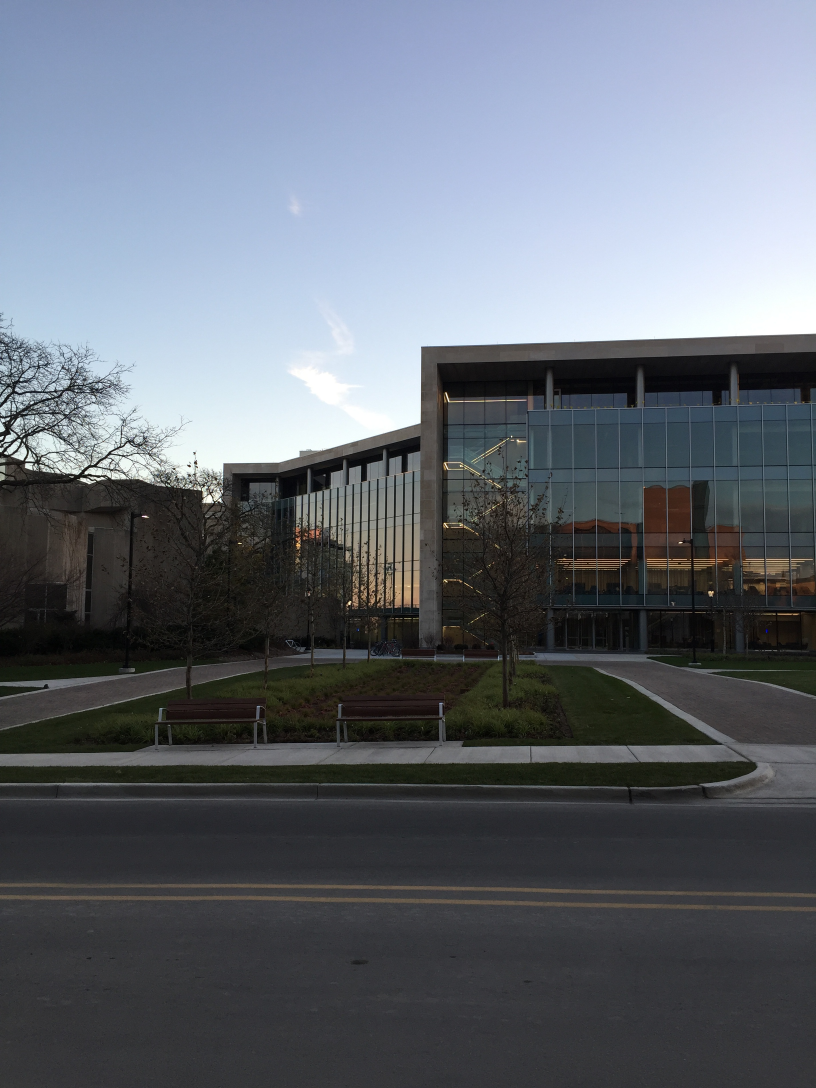
#> input picture images/q11.jpg, 2448 x 3264 px (shown at 1/3 size)
$ python Image_Stitching.py images/q11.jpg images/q22.jpg   (older library calls are emulated)
#> lines starting #> are read from the running program, lines starting #| are printed output that depends on the picture
### stitching/io.py
"""File handling for the CLI and callers that work with paths."""
import json
from pathlib import Path
from time import perf_counter

import cv2
import numpy as np

from .core import StitchingError, new_report, stitch


def read_image(path):
    path = Path(path)
    if not path.is_file():
        raise ValueError(f'Input image is not a file: {path}')
    image = cv2.imread(str(path))
    if image is None:
        raise ValueError(f'Cannot decode input image: {path}')
    return image


def prepare_output(path):
    path = Path(path)
    if path.exists() and not path.is_file():
        raise ValueError(f'Output path is not a file: {path}')
    if not cv2.haveImageWriter(str(path)):
        raise ValueError(f'Unsupported output image format: {path}')
    path.parent.mkdir(parents=True, exist_ok=True)
    return path


def to_uint8(image):
    return image if image.dtype == np.uint8 else cv2.add(image, 0, dtype=cv2.CV_8U)


# [5 lines left out: function encode_image, not called in this run]


def write_image(path, image):
    path = prepare_output(path)
    if not cv2.imwrite(str(path), to_uint8(image)):
        raise OSError(f'Could not write output image: {path}')


# [4 lines left out: function write_report, not called in this run]


def validate_paths(inputs, outputs):
    resolved_inputs = {Path(path).resolve() for path in inputs}
    resolved_outputs = [Path(path).resolve() for path in outputs if path is not None]
    if any(path in resolved_inputs for path in resolved_outputs):
        raise ValueError('Output paths must be different from the input images.')
    if len(set(resolved_outputs)) != len(resolved_outputs):
        raise ValueError('Panorama, matching image and report paths must be different.')
    for index, output in enumerate(resolved_outputs):
        if output.exists() and any(other.exists() and output.samefile(other)
                                   for other in resolved_outputs[index + 1:]):
            raise ValueError('Panorama, matching image and report paths must be different.')
    for output in resolved_outputs:
        if output.exists():
            if not output.is_file():
                raise ValueError(f'Output path is not a file: {output}')
            if any(path.exists() and output.samefile(path) for path in resolved_inputs):
                raise ValueError('Output paths must be different from the input images.')


def stitch_files(image1, image2, output='panorama.jpg', *,
                 matching_output='matching.jpg', report_output=None, config=None):
    # Validate collisions before writing anything, including failure reports.
    validate_paths([image1, image2], [output, matching_output, report_output])
    report = new_report(config)
    start = perf_counter()
    stage = 'input'
    read_seconds = 0.0
    try:
        read_start = perf_counter()
        img1, img2 = read_image(image1), read_image(image2)
#> in read_image, image is the input picture: shape (3264, 2448, 3); mean B, G, R 115.2, 106.2, 100.2
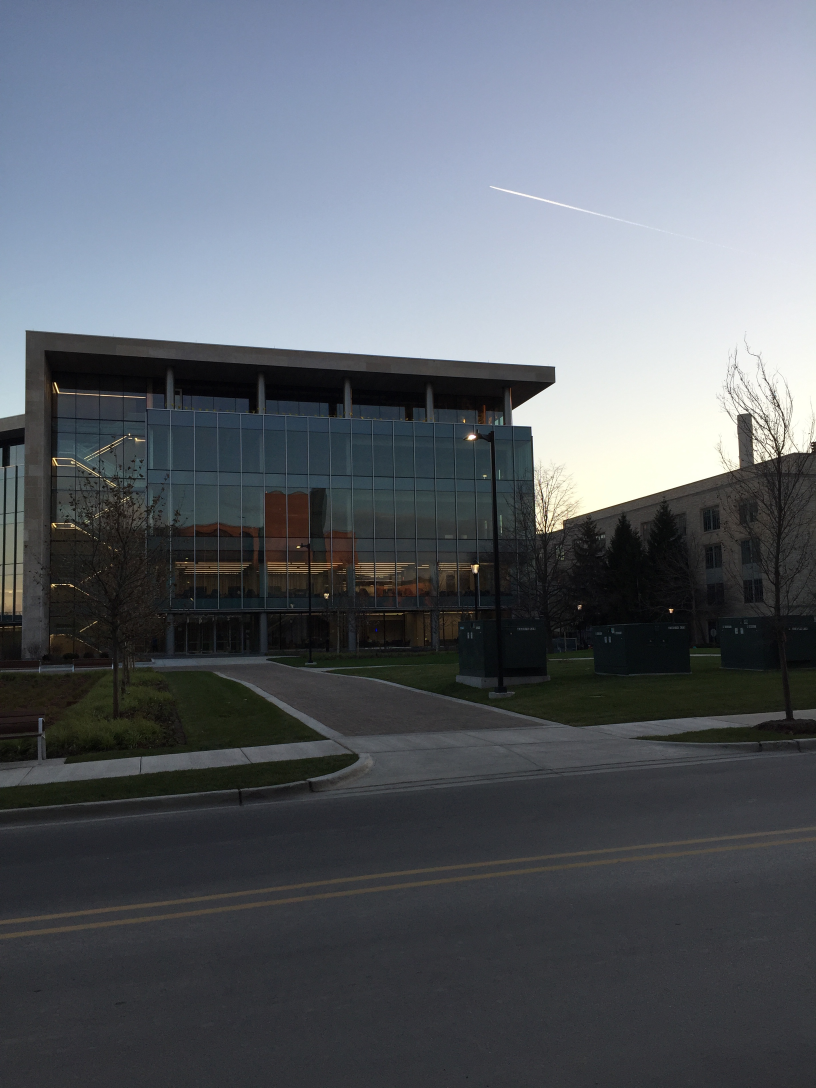
#> input picture images/q22.jpg, 2448 x 3264 px (shown at 1/3 size)
#> in read_image, image is the input picture: shape (3264, 2448, 3); mean B, G, R 105.8, 98.3, 92.9
        read_seconds = perf_counter() - read_start
        stage = 'output'
        prepare_output(output)
        if matching_output is not None:
            prepare_output(matching_output)
        stage = 'compute'
        result = stitch(img1, img2, config, include_matching=matching_output is not None)
        report = result.diagnostics
        stage = 'output'
        write_start = perf_counter()
        write_image(output, result.panorama)
        if matching_output is not None:
            write_image(matching_output, result.matching_image)
        report['timings_seconds']['write'] = perf_counter() - write_start
        return result
    except (ValueError, OSError, cv2.error) as exc:
        if isinstance(exc, StitchingError):
            report = exc.diagnostics
        else:
            report['status'] = 'error'
            report['error'] = {'code': 'file_error', 'stage': stage, 'message': str(exc)}
        raise
    finally:
        report['timings_seconds']['read'] = read_seconds
        report['timings_seconds']['file_pipeline_total'] = perf_counter() - start
        report['files'] = {
            'image1': str(image1), 'image2': str(image2), 'panorama': str(output),
            'matching': str(matching_output) if matching_output is not None else None,
        }
        if report_output is not None:
            write_report(report_output, report)


def main(argv1, argv2, output='panorama.jpg', *, matching_output='matching.jpg', report_output=None):
    stitch_files(argv1, argv2, output, matching_output=matching_output, report_output=report_output)
    return Path(output)

### stitching/core.py
"""The original SIFT / homography / weighted blending algorithm, with diagnostics."""
from contextlib import contextmanager
from dataclasses import asdict, dataclass
import platform
from time import perf_counter

import cv2
import numpy as np


@dataclass(frozen=True)
class StitchConfig:
    ratio: float = 0.85
    min_match: int = 10
    smoothing_window_size: int = 800
    ransac_reprojection_threshold: float = 5.0

    def __post_init__(self):
        if not 0 < self.ratio < 1:
            raise ValueError('ratio must be between 0 and 1.')
        if not isinstance(self.min_match, int) or self.min_match < 3:
            raise ValueError('min_match must be an integer of at least 3.')
        if (not isinstance(self.smoothing_window_size, int)
                or self.smoothing_window_size < 2 or self.smoothing_window_size % 2):
            raise ValueError('smoothing_window_size must be a positive even integer.')
        if (not np.isfinite(self.ransac_reprojection_threshold)
                or self.ransac_reprojection_threshold <= 0):
            raise ValueError('ransac_reprojection_threshold must be positive and finite.')


@dataclass
class StitchResult:
    panorama: np.ndarray
    homography: np.ndarray
    diagnostics: dict
    matching_image: np.ndarray | None = None


class StitchingError(ValueError):
    """A failure with a JSON-serializable partial diagnostic report."""
    # [5 lines left out: function __init__, not called in this run]


def new_report(config=None):
    return {
        'schema_version': 1, 'status': 'running',
        'environment': {
            'python': platform.python_version(), 'opencv': cv2.__version__,
            'numpy': np.__version__, 'platform': platform.platform(),
            'opencv_threads': cv2.getNumThreads(),
        },
        'config': asdict(config or StitchConfig()), 'timings_seconds': {},
    }


@contextmanager
def timed(report, stage):
    start = perf_counter()
    try:
        yield
    finally:
        report['timings_seconds'][stage] = perf_counter() - start


def fail(report, code, stage, message):
    raise StitchingError(message, code=code, stage=stage, diagnostics=report)


def validate_images(img1, img2, config, report):
    for index, image in enumerate((img1, img2), 1):
        if (not isinstance(image, np.ndarray) or image.ndim != 3
                or image.shape[2] != 3 or image.dtype != np.uint8 or image.size == 0):
            fail(report, 'invalid_image', 'input',
                 f'Image {index} must be a nonempty uint8 BGR array with three channels.')
    report['inputs'] = [
        {'width': image.shape[1], 'height': image.shape[0], 'dtype': str(image.dtype)}
        for image in (img1, img2)
    ]
    if img1.shape[1] < config.smoothing_window_size:
        fail(report, 'image_too_small', 'input',
             f'The first image must be at least {config.smoothing_window_size} '
             'pixels wide for the current blending window.')


def register_images(img1, img2, config, report, *, include_matching=False, sift=None):
    with timed(report, 'features'):
        sift = sift if sift is not None else cv2.SIFT_create()
        kp1, des1 = sift.detectAndCompute(img1, None)
        kp2, des2 = sift.detectAndCompute(img2, None)
        report['features'] = {'image1': len(kp1), 'image2': len(kp2)}
        if des1 is None or des2 is None or len(des2) < 2:
            fail(report, 'insufficient_features', 'features', 'Not enough image features to find matches.')
    with timed(report, 'matching'):
        raw_matches = cv2.BFMatcher().knnMatch(des1, des2, k=2)
        good_points, good_matches = [], []
        for candidates in raw_matches:
            if len(candidates) < 2:
                continue
            m1, m2 = candidates
            if m1.distance < config.ratio * m2.distance:
                good_points.append((m1.trainIdx, m1.queryIdx))
                good_matches.append([m1])
        report['matches'] = {'knn_queries': len(raw_matches), 'ratio_passed': len(good_points)}
        if len(good_points) <= config.min_match:
            fail(report, 'insufficient_matches', 'matching',
                 f'Not enough good matches: found {len(good_points)}, need more than {config.min_match}.')
    with timed(report, 'homography'):
        image1_kp = np.float32([kp1[i].pt for (_, i) in good_points])
        image2_kp = np.float32([kp2[i].pt for (i, _) in good_points])
        H, status = cv2.findHomography(
            image2_kp, image1_kp, cv2.RANSAC, config.ransac_reprojection_threshold
        )
        if H is None or not np.isfinite(H).all():
            fail(report, 'invalid_homography', 'homography',
                 'Could not estimate a valid homography from the matches.')
    with timed(report, 'diagnostics'):
        inliers = status.ravel().astype(bool) if status is not None else np.zeros(len(good_points), bool)
        projected = cv2.perspectiveTransform(image2_kp.reshape(-1, 1, 2), H).reshape(-1, 2)
        errors = np.linalg.norm(projected - image1_kp, axis=1)[inliers]
        finite_errors = errors[np.isfinite(errors)]
        report['registration'] = {
            'homography_image2_to_image1': H.tolist(),
            'inliers': int(inliers.sum()), 'inlier_ratio': float(inliers.mean()),
            'median_inlier_error_px': float(np.median(finite_errors)) if finite_errors.size else None,
            'p95_inlier_error_px': float(np.percentile(finite_errors, 95)) if finite_errors.size else None,
        }
        h2, w2 = img2.shape[:2]
        corners = np.float32([[0, 0], [w2, 0], [w2, h2], [0, h2]]).reshape(-1, 1, 2)
        warped = cv2.perspectiveTransform(corners, H).reshape(-1, 2)
        h1, w1 = img1.shape[:2]
        if np.isfinite(warped).all():
            bounds = [*warped.min(axis=0).tolist(), *warped.max(axis=0).tolist()]
            report['geometry'] = {
                'canvas_width': w1 + w2, 'canvas_height': h1,
                'warped_image2_bounds': bounds,
                'extends_beyond_canvas': bool(bounds[0] < -1 or bounds[1] < -1
                    or bounds[2] > w1 + w2 + 1 or bounds[3] > h1 + 1),
            }
    matching_image = None
    if include_matching:
        with timed(report, 'matching_visualization'):
            matching_image = cv2.drawMatchesKnn(img1, kp1, img2, kp2, good_matches, None, flags=2)
    return H, matching_image


def _blend_weights(img1, img2, version, config):
    """One float64 weight per column; all rows and channels use the same values."""
    width_panorama = img1.shape[1] + img2.shape[1]
    offset = int(config.smoothing_window_size / 2)
    barrier = img1.shape[1] - offset
    weights = np.zeros(width_panorama)
    if version == 'left_image':
        weights[barrier - offset:barrier + offset] = np.linspace(1, 0, 2 * offset)
        weights[:barrier - offset] = 1
    else:
        weights[barrier - offset:barrier + offset] = np.linspace(0, 1, 2 * offset)
        weights[barrier + offset:] = 1
    return weights


# [4 lines left out: function create_mask, not called in this run]


def blend_images(img1, img2, H, config, report):
    height_panorama = img1.shape[0]
    width_panorama = img1.shape[1] + img2.shape[1]
    with timed(report, 'blend_left'):
        result = np.zeros((height_panorama, width_panorama, 3))
        weights = _blend_weights(img1, img2, 'left_image', config)
        np.multiply(img1, weights[None, :img1.shape[1], None],
                    out=result[:, :img1.shape[1], :])
    with timed(report, 'warp'):
        warped = cv2.warpPerspective(img2, H, (width_panorama, height_panorama))
    with timed(report, 'blend_right'):
        weights = _blend_weights(img1, img2, 'right_image', config)
        # Keep the original multiply-then-add order and float64 precision, with
        # at most 8 MiB of scratch space (or one row for an unusually wide input).
        block_rows = max(1, min(height_panorama, (8 * 1024 * 1024) // (width_panorama * 3 * 8)))
        scratch = np.empty((block_rows, width_panorama, 3))
        for start in range(0, height_panorama, block_rows):
            stop = min(start + block_rows, height_panorama)
            block = scratch[:stop - start]
            np.multiply(warped[start:stop], weights[None, :, None], out=block)
            np.add(result[start:stop], block, out=result[start:stop])
        del warped, scratch, block
    with timed(report, 'crop'):
        nonzero = result[:, :, 0] != 0
        rows = np.flatnonzero(nonzero.any(axis=1))
        if rows.size == 0:
            fail(report, 'empty_crop', 'crop', 'The current cropping method found no valid output pixels.')
        cols = np.flatnonzero(nonzero.any(axis=0))
        min_row, max_row = rows[0], rows[-1] + 1
        min_col, max_col = cols[0], cols[-1] + 1
        final = result[min_row:max_row, min_col:max_col, :]
        report['output'] = {
            'width': final.shape[1], 'height': final.shape[0], 'dtype': str(final.dtype),
            'crop_bounds': [int(min_col), int(min_row), int(max_col), int(max_row)],
        }
    return final


def stitch(image1, image2, config=None, *, include_matching=False):
    """Stitch uint8 BGR arrays without file I/O or implicit input resizing.

    Diagnostic metrics describe the fit; they do not change acceptance thresholds.
    """
    config = config or StitchConfig()
    report = new_report(config)
    start = perf_counter()
    try:
        validate_images(image1, image2, config, report)
#> the loop in validate_images, `for index, image in enumerate((img1, img2), 1):` made 2 passes
#> index on passes 1 to 2: 1, 2
        H, matching = register_images(image1, image2, config, report, include_matching=include_matching)
#> in register_images, `kp1, des1 = sift.detectAndCompute(img1, None)`: kp1 = 16589 keypoints; strongest (x, y, size): (568, 1398, 5.2), (1535, 1310, 3), (1341, 1745, 2.4), (116, 1374, 3.1)
#> in register_images, `kp2, des2 = sift.detectAndCompute(img2, None)`: kp2 = 9318 keypoints; strongest (x, y, size): (388, 1303, 3.3), (168, 1760, 2.1), (2438, 1342, 2.4), (1278, 1917, 2)
#> in register_images, `raw_matches = cv2.BFMatcher().knnMatch(des1, des2, k=2)`: raw_matches = 16589 matches
#> after the loop in register_images, `for candidates in raw_matches:`: good_matches = 1516 matches; good_points = 1516 pairs, first value 22 to 9313, second value 2 to 16583
#> in register_images, `image1_kp = np.float32([kp1[i].pt for (_, i) in good_points])`: image1_kp = 1516 pairs, first value 2.36 to 2444.5, second value 1006.5 to 2943.1
#> in register_images, `image2_kp = np.float32([kp2[i].pt for (i, _) in good_points])`: image2_kp = 1516 pairs, first value 7.11 to 2443.6, second value 559.6 to 3232
#> in register_images, `H, status = cv2.findHomography( image2_kp, image1_kp, cv2.RANSAC, conf..`: H = [[0.648, 0.0102, 1190.9], [-0.244, 0.914, 145.5], [-0.000144, 3.22e-06, 1]]; status = 1516 values, max 1 at index 528, min 0 at index 0, mean 0.25
#> in register_images, `projected = cv2.perspectiveTransform(image2_kp.reshape(-1, 1, 2), H).r..`: projected = 1516 pairs, first value 1206.4 to 4269.1, second value 376.2 to 3410.1
#> in register_images, `errors = np.linalg.norm(projected - image1_kp, axis=1)[inliers]`: errors = 379 values, max 4.78 at index 123, min 0.0379 at index 125, mean 1.19
#> in register_images, `finite_errors = errors[np.isfinite(errors)]`: finite_errors has the same summary as errors
#> in register_images, `warped = cv2.perspectiveTransform(corners, H).reshape(-1, 2)`: warped = [[1190.9, 145.5], [4289.6, -699.7], [4271.5, 3846.6], [1211.4, 3096.5]]
#> in register_images, `bounds = [*warped.min(axis=0).tolist(), *warped.max(axis=0).tolist()]`: bounds = [1190.9, -699.7, 4289.6, 3846.6]
        panorama = blend_images(image1, image2, H, config, report)
        report['status'] = 'success'
        return StitchResult(panorama, H, report, matching)
    except cv2.error as exc:
        fail(report, 'opencv_error', 'compute', str(exc))
    finally:
        report['timings_seconds']['compute_total'] = perf_counter() - start

### stitching/cli.py
import argparse
from pathlib import Path
import sys

import cv2

from .io import main


def cli(argv=None):
    parser = argparse.ArgumentParser(description='Stitch two overlapping images using SIFT and homography.')
    parser.add_argument('image1', type=Path, help='left/reference image')
    parser.add_argument('image2', type=Path, help='right image')
    parser.add_argument('-o', '--output', type=Path, default=Path('panorama.jpg'),
                        help='panorama output path (default: panorama.jpg)')
    parser.add_argument('--report', type=Path, help='write JSON diagnostics, including processing failures')
    matching = parser.add_mutually_exclusive_group()
    matching.add_argument('--matching-output', type=Path, default=Path('matching.jpg'),
                          help='matching visualization path (default: matching.jpg)')
    matching.add_argument('--no-matching', action='store_true',
                          help='skip drawing and saving the matching visualization')
    args = parser.parse_args(argv)
    try:
        output = main(args.image1, args.image2, args.output,
                      matching_output=None if args.no_matching else args.matching_output,
                      report_output=args.report)
#> in blend_images, `weights = _blend_weights(img1, img2, 'left_image', config)`: weights = 4896 values, max 1 at index 0, min 0 at index 2447, mean 0.418
#> in blend_images, `warped = cv2.warpPerspective(img2, H, (width_panorama, height_panorama))`:
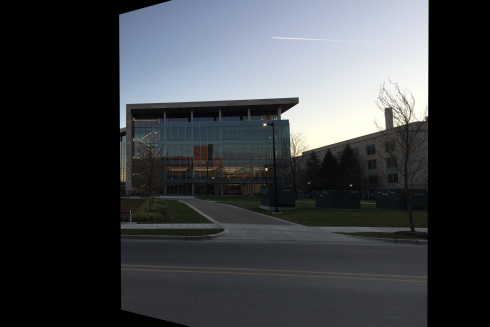
#> warped: shape (3264, 4896, 3) (shown at 1/10 size); mean B, G, R 67, 63.6, 60.7
#> in blend_images, `weights = _blend_weights(img1, img2, 'right_image', config)`: weights = 4896 values from 0 to 1
#> in blend_images, `rows = np.flatnonzero(nonzero.any(axis=1))`: rows = 3264 values from 0 to 3263
#> in blend_images, `cols = np.flatnonzero(nonzero.any(axis=0))`: cols = 4287 values from 0 to 4286
#> in blend_images, `min_row, max_row = rows[0], rows[-1] + 1`: min_row = 0; max_row = 3264
#> in blend_images, `min_col, max_col = cols[0], cols[-1] + 1`: min_col = 0; max_col = 4287
#> in blend_images, `final = result[min_row:max_row, min_col:max_col, :]`:
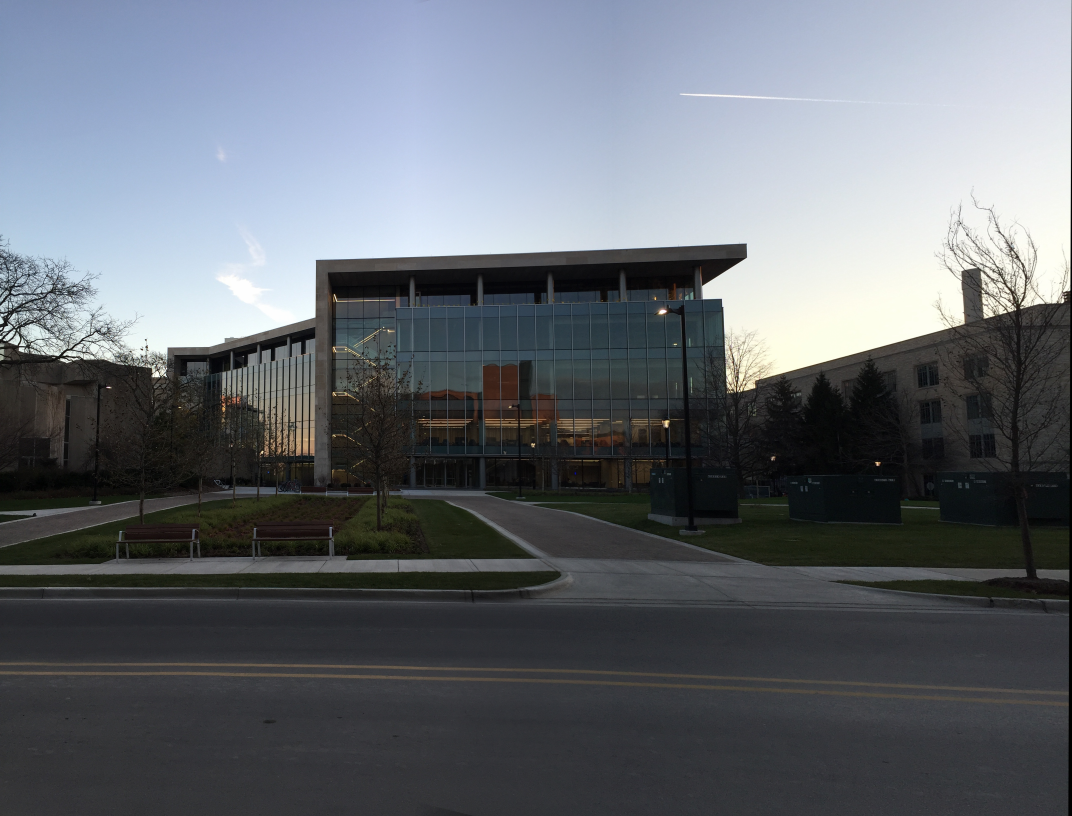
#> final: shape (3264, 4287, 3) float64 (shown at 1/4 size); mean of channels 0, 1, 2 114.1, 107.4, 102.5; drawn with min black and max white
#> in stitch_files, `report = result.diagnostics`: report = 11 items
    except (ValueError, OSError, cv2.error) as exc:
        print(f'{parser.prog}: error: {exc}', file=sys.stderr)
        return 1
    print(f'Saved panorama to {output}')
    return 0

### Image_Stitching.py
"""Backward-compatible script and class; new code can import from stitching."""
import sys
import cv2
from stitching.cli import cli
from stitching.core import (
    StitchConfig, blend_images, create_mask, new_report, register_images, validate_images,
)
from stitching.io import main, prepare_output, read_image, write_image


class Image_Stitching:
    # [6 lines left out: function __init__, not called in this run]

    def _config(self):
        return StitchConfig(self.ratio, self.min_match, self.smoothing_window_size)

    # [9 lines left out: function registration, not called in this run]

    def create_mask(self, img1, img2, version):
        return create_mask(img1, img2, version, self._config())

    # [5 lines left out: function blending, not called in this run]


if __name__ == '__main__':
    sys.exit(cli())
#> (the program exits here)
